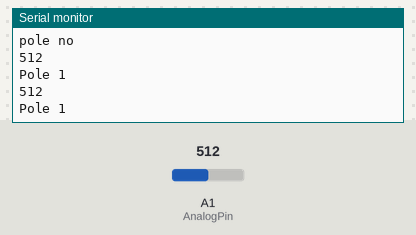
A sketch run on a simulated Arduino Uno, built with avr-gcc and run on an emulated ATmega328P. Parts: the last lines printed to the serial monitor. The inputs (shaded band) are chosen by the test bench; at power-on: A1 (AnalogPin) = 512. No radio packets arrive unless stated.

Above: at 1.9 s.
2.0 s: A1 (AnalogPin) set to 687
At 3.1 s:
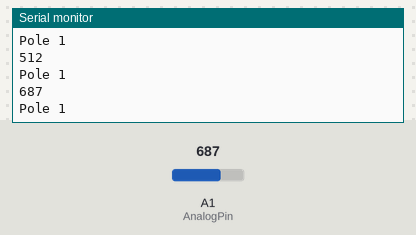
3.5 s: A1 (AnalogPin) set to 708
At 4.52 s:
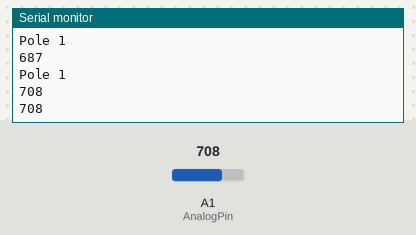
Timing chart, 0 to 6.5 s (numbered marks = the images above; inputs shaded):
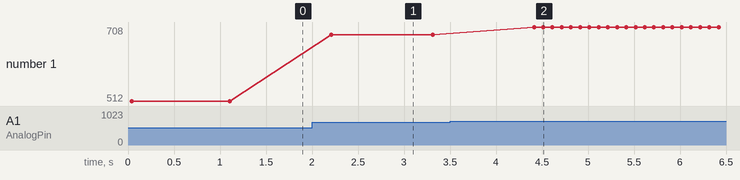

The sketch:

HallEffectTransmitterPole1.ino
```cpp
#include <SPI.h>
#include <nRF24L01.h>
#include <RF24.h>
RF24 radio(7,8);
int AnalogPin =1;
int state = 0;
const byte address[6] = "00001";

void setup() {
  pinMode(AnalogPin, INPUT);
  radio.begin();
  radio.openWritingPipe(address);
  radio.setPALevel(RF24_PA_MAX);
  radio.setDataRate(RF24_250KBPS);
  radio.stopListening();
  Serial.begin(9600);
  Serial.println("--- Transmitter ---");
  Serial.println("pole no");
  Serial.println();
}

void loop(){
  state = analogRead(AnalogPin);
  Serial.println(state);
  delay(100);
  if (state < 700)
  {
  const int text = 11;
  Serial.println("Pole 1");
  radio.write(&text, sizeof(int));
  delay(1000);
  }

}
```

Measured:
- the behaviour switches between 699 and 700 on A1 (AnalogPin) (found by bisection; images 1 and 2)
- after the input at 2.0 s, the serial monitor: prints a new line after 0.21 s (image 1)
- after the input at 3.5 s, the serial monitor: prints a new line after 0.91 s (image 2)
- plotted number 1: 512 → 687 after the input at 2.0 s, 687 → 708 after the input at 3.5 s
